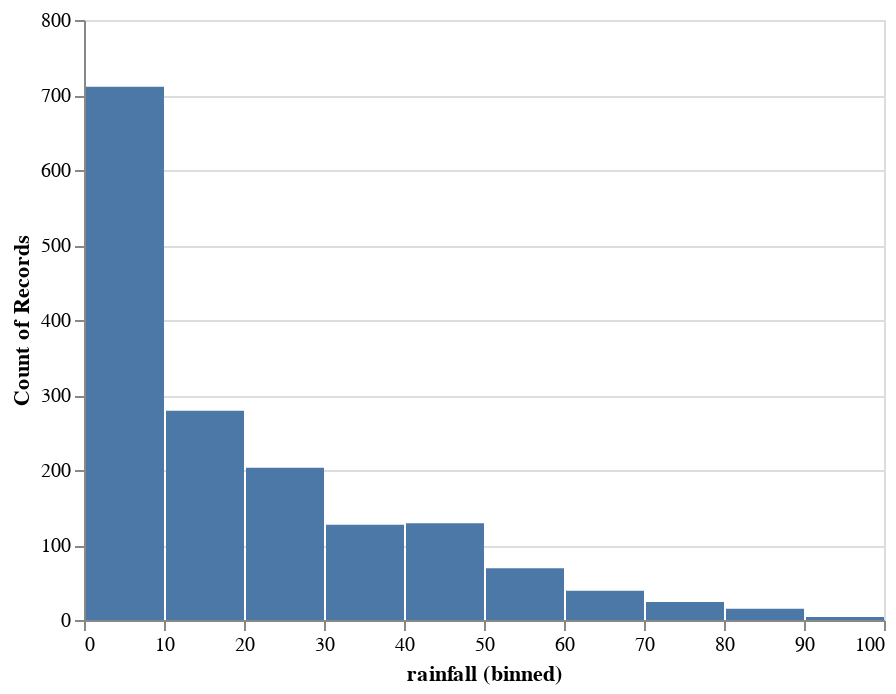

Here is the notebook cell this chart was saved with:
### Code cell
alt.Chart(world.df_features).mark_bar().encode(
    alt.X("rainfall", bin=True),
    y='count()',
)

### Figure 1 — Vega-Lite specification as saved in the notebook (floating-point values rounded to 4 significant figures; data arrays with more than 128 entries replaced by an {"elided": "..."} marker saying what was removed)
{"$schema": "https://vega.github.io/schema/vega-lite/v2.6.0.json", "config": {"view": {"height": 300, "width": 400}}, "data": {"name": "data-fe2f098b1cff74891db5b6945fe9c8e0"}, "datasets": {"data-fe2f098b1cff74891db5b6945fe9c8e0": {"elided": "1600 records"}}, "encoding": {"x": {"bin": true, "field": "rainfall", "type": "quantitative"}, "y": {"aggregate": "count", "type": "quantitative"}}, "mark": "bar"}
